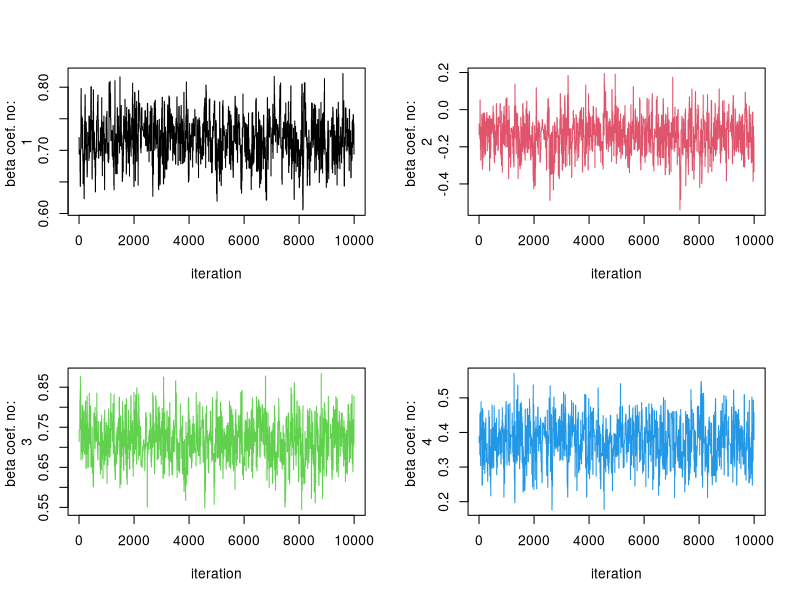
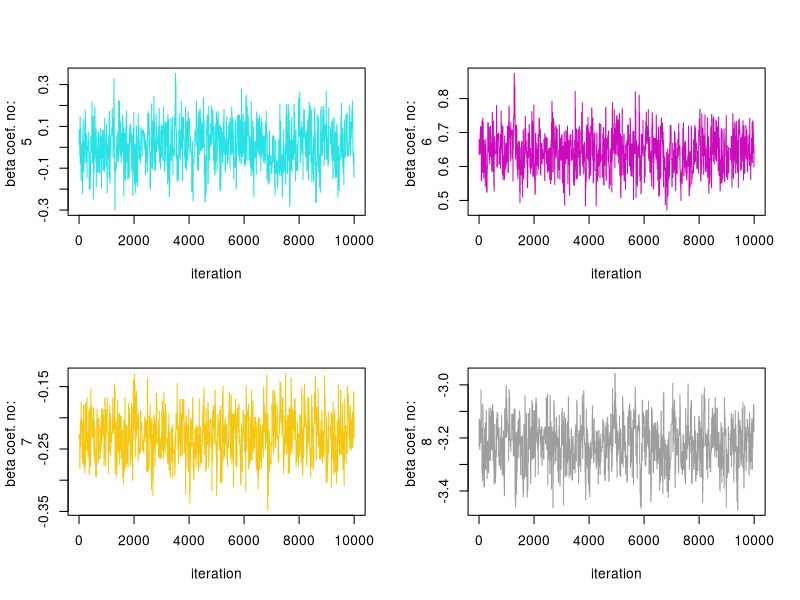
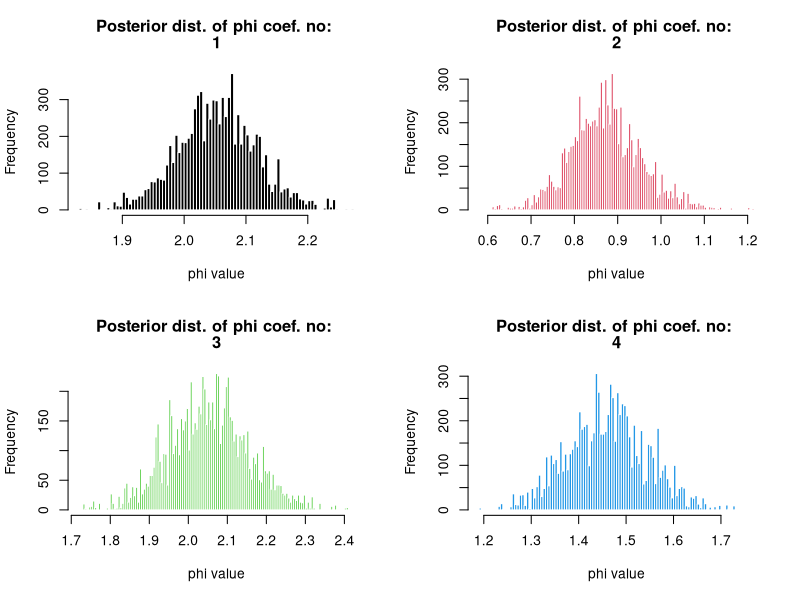
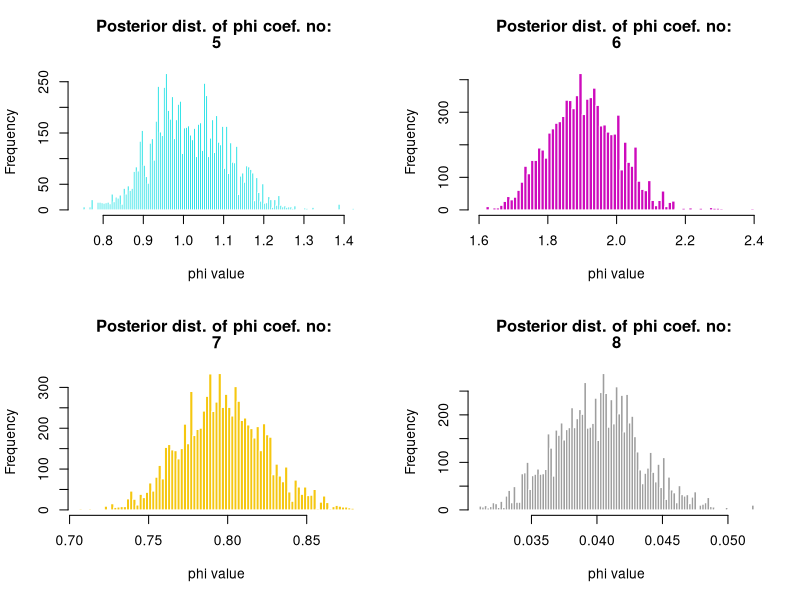
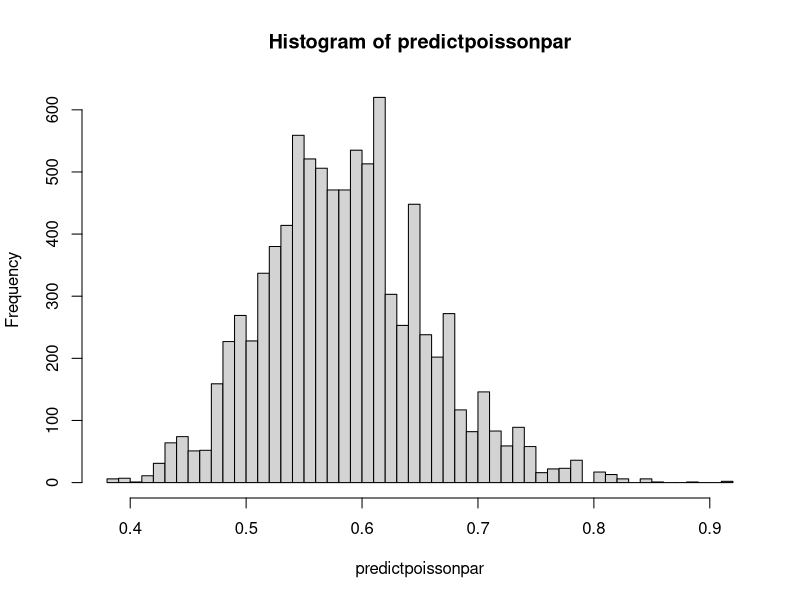

Generate these figures, in order, with R:
## ---- chunk 1
library(stats)
library(mvtnorm)
library(coda)
ebaydata <- read.table("eBayNumberOfBidderData.dat", header = TRUE)
#head(ebaydata)
ebaydata <- ebaydata[,-2]
glmresult <- glm(nBids ~.-1 ,  family = "poisson", ebaydata)
#summary(glmresult)

#It looks like VerifyID, Sealed, MajBlem, LogBook and MinBidShare
#are significant predictors in this model.


paste("The maximum liklihood estimator of beta coefficients:")
glmresult$coefficients
## ---- chunk 2
LogPostPoisson <- function(betaVect,y,X){
  X <- as.matrix(X)
  nPara <- length(betaVect)
  linPred <- X%*% betaVect
  Loglik <- sum( y * linPred  - exp(linPred))
  Logprior <- dmvnorm(t(betaVect), rep(0,8), 
                      sigma = 100 * solve( t(X)%*%X ), log=TRUE)
  return(Loglik + Logprior)
}

initVal <- rep(0,8)
OptimResults<-optim(initVal,LogPostPoisson,gr=NULL,
                    y = ebaydata$nBids,X = ebaydata[,-1],method=c("BFGS"),
                    control=list(fnscale=-1),hessian=TRUE)
Jay <- -OptimResults$hessian
betatilde <- OptimResults$par
posteriordraw <- rmvnorm(1, mean = betatilde, sigma = solve(Jay))
paste("The posterior mode beta coefficients: ")
betatilde
paste("The hessian at the posterior mode: ")
OptimResults$hessian
paste("A posterior draw of beta: ")
posteriordraw
## ---- chunk 3
#Metropolis-Hastings Algorithm for any logpostfunc
outerfunc <- function(propdensity,c,innerfunc,...){
  nIter <-10000
  startmeanvector <- as.vector(propdensity[[1]])
  sigma <- as.matrix(propdensity[[2]])
  draws <- matrix(0,nrow = nIter,ncol = length(startmeanvector))
  draws[1,] <- startmeanvector
  for(i in 2:nIter){
    proposaldraw <- rmvnorm(1, mean = draws[i-1,],sigma = sigma)
    unifdraw <- runif(1)
    alpha <- min(1,exp(innerfunc(t(proposaldraw),...) - innerfunc(draws[i-1,],...)))
    
    if(unifdraw < alpha){
      draws[i,] <- proposaldraw
    }else{
      draws[i,] <- draws[i-1,]
    }
  }
  
  return(draws)
}

prior <- list(betatilde, solve(Jay)) 
c <- 2.4/sqrt(8)

mhresult <- outerfunc(prior,c,LogPostPoisson,
                      y = ebaydata$nBids , X = ebaydata[,-1])

paste("last iteration of M-H algorithm: ")
mhresult[dim(mhresult)[1],]
## ---- chunk 4
par(mfrow = c(2,2))
for(i in 1:dim(mhresult)[2]){
  plot(mhresult[,i],type="l",col=i,
       ylab = c("beta coef. no: ",i),xlab = "iteration")
}
effsizes <- effectiveSize(as.mcmc(mhresult))
paste("Effective sizes of the MCMC chains, 10000 iterations: ")
effsizes
burnins <- mhresult[1:1000,]
withoutburnins <- mhresult[1001:dim(mhresult)[1],]
phis <- exp(withoutburnins)
for(i in 1:dim(mhresult)[2]){
  hist(phis[,i], breaks = 100,col=i, main = c("Posterior dist. of phi coef. no: ",i),
       xlab = "phi value",border = "white")
}
## ---- chunk 5
newX <- c(1, 1, 1, 0, 0, 0, 1, 0.5)

predictresult <- withoutburnins %*% newX
predictpoissonpar <- exp(predictresult)
par(mfrow = c(1,1))
hist(predictpoissonpar,breaks = 50)
predictprob <- ppois(0.5,lambda = predictpoissonpar)
finalres <- mean(predictprob)
paste("Mean probability for no bids on the new auction:",signif(finalres,3))
